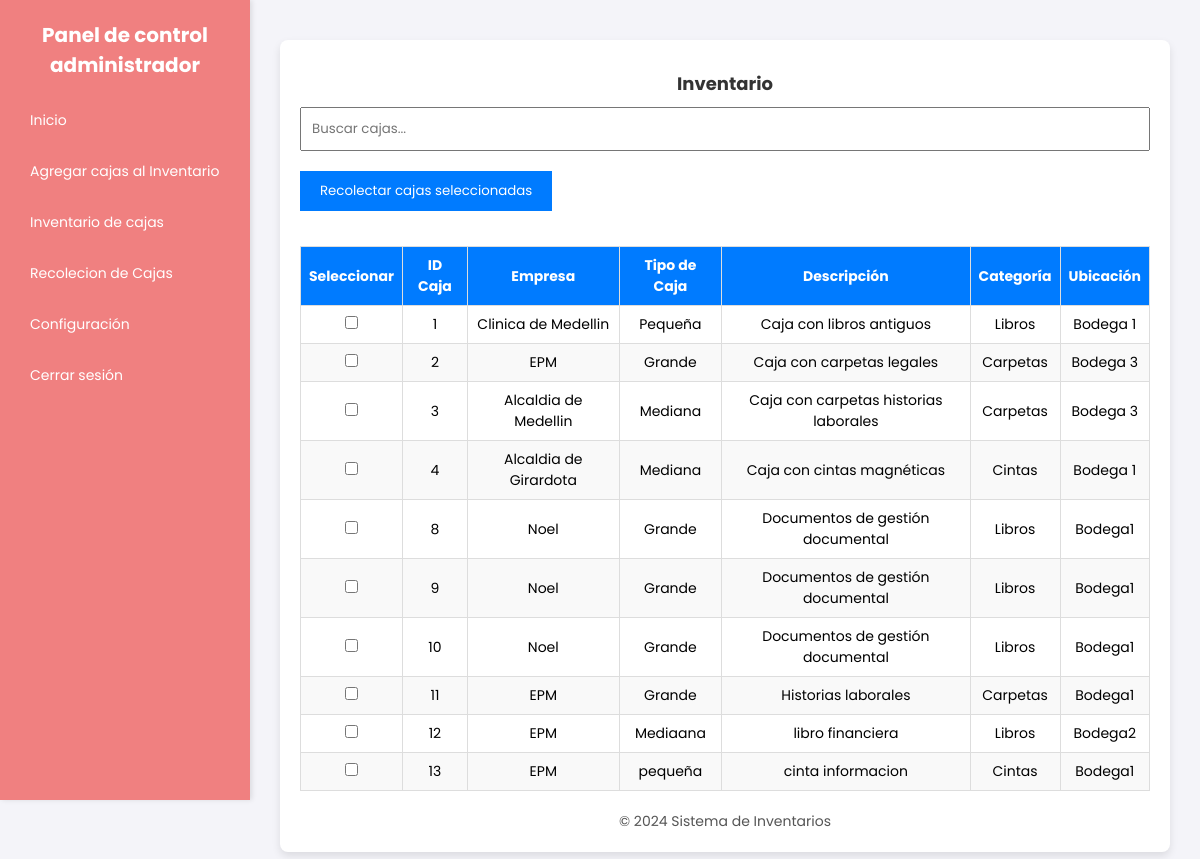
The app's page /Vistas/vista_inventario.php (signed in) with its own data.
### tables this page shows
CREATE TABLE `inventario` (
  `id_caja` int(11) NOT NULL,
  `empresa` varchar(100) NOT NULL,
  `tipo_caja` varchar(50) NOT NULL,
  `descripcion` text DEFAULT NULL,
  `categoria_id` int(11) NOT NULL,
  `ubicacion` varchar(100) NOT NULL
);

CREATE TABLE `categorias` (
  `id` int(11) NOT NULL,
  `nombre_categoria` varchar(50) NOT NULL
);

### Vistas/vista_inventario.php (the view, shortened to what this page needs)
<?php
try {
    $connection = new Connection();
    $pdo = $connection->connect();
    $sql = "SELECT
            i.id_caja,
            i.empresa,
            i.tipo_caja,
            i.descripcion,
            c.nombre_categoria AS categoria,
            i.ubicacion
        FROM inventario i
        JOIN categorias c ON i.categoria_id = c.id";
    $stmt = $pdo->query($sql);
    $inventarios = $stmt->fetchAll(PDO::FETCH_ASSOC);
} catch (PDOException $e) {
    die("Error al conectarse a la base de datos: " . $e->getMessage());
}
?>
<!DOCTYPE html>
<html lang="es">
<head>
    <?php require_once "dependencias.php" ?>
</head>
<body>
    <?php require_once "../Vistas/menu.php" ?>
    <div class="main-content">
        <div class="container">
            <h1>Inventario</h1>
            <div>
                <input type="text" id="buscar" placeholder="Buscar cajas..." onkeyup="buscarCajas()" style="width: 100%; padding: 10px; margin-bottom: 20px;">
            </div>
            <button onclick="recolectarCajas()" style="margin-bottom: 20px; padding: 10px 20px; background-color: #007BFF; color: white; border: none; cursor: pointer;">
                Recolectar cajas seleccionadas
            </button>
            <table id="tabla-inventario">
                <thead>
                    <tr>
                        <th>Seleccionar</th>
                        <th>ID Caja</th>
                        <th>Empresa</th>
                        <th>Tipo de Caja</th>
                        <th>Descripción</th>
                        <th>Categoría</th>
                        <th>Ubicación</th>
                    </tr>
                </thead>
                <tbody>
                    <?php foreach ($inventarios as $item): ?>
                        <tr>
                            <td><input type="checkbox" name="seleccionar_caja" value="<?php echo $item['id_caja']; ?>"></td>
                            <td><?php echo htmlspecialchars($item['id_caja']); ?></td>
                            <td><?php echo htmlspecialchars($item['empresa']); ?></td>
                            <td><?php echo htmlspecialchars($item['tipo_caja']); ?></td>
                            <td><?php echo htmlspecialchars($item['descripcion']); ?></td>
                            <td><?php echo htmlspecialchars($item['categoria']); ?></td>
                            <td><?php echo htmlspecialchars($item['ubicacion']); ?></td>
                        </tr>
                    <?php endforeach; ?>
                </tbody>
            </table>
            <div class="footer">
                &copy; 2024 Sistema de Inventarios
            </div>
        </div>
    </div>
</body>
</html>

### css/style.css (style rules this page uses)
* { margin: 0; padding: 0; box-sizing: border-box; font-family: 'Poppins', sans-serif; }
html,body { display: grid; height: 100%; width: 100%; place-items: center; background: #f2f2f2; }
.main-content { margin-left: 250px; padding: 20px; }

### css/vista.css (style rules this page uses)
body { font-family: 'Poppins', sans-serif; background-color: #f4f4f9; margin: 0; padding: 0; display: flex; }
.main-content { margin-left: 270px; padding: 20px; width: calc(100% - 270px); box-sizing: border-box; }
.container { max-width: 1200px; margin: 20px auto; padding: 20px; background-color: #fff; border-radius: 8px; box-shadow: 0 4px 8px rgba(0, 0, 0, 0.1); }
h1 { text-align: center; color: #333; }
table { width: 100%; border-collapse: collapse; margin-top: 20px; }
table th, table td { text-align: center; padding: 10px; border: 1px solid #ddd; }
table th { background-color: #007BFF; color: #fff; }
table tr:nth-child(even) { background-color: #f9f9f9; }
.footer { text-align: center; margin-top: 20px; font-size: 14px; color: #555; }

### css/agregar.css (style rules this page uses)
body { font-family: 'Poppins', sans-serif; margin: 0; padding: 0; background-color: #f4f4f9; }
.container { max-width: 800px; margin: 10px auto; padding: 15px; background-color: #fff; border-radius: 6px; box-shadow: 0 2px 4px rgba(0, 0, 0, 0.1); }
h1 { text-align: center; font-size: 18px; color: #333; margin: 10px 0; }
table { width: 100%; border-collapse: collapse; margin-top: 15px; }
table th, table td { text-align: center; padding: 8px; font-size: 14px; border: 1px solid #ddd; }
table th { background-color: #007BFF; color: #fff; }
table tr:nth-child(even) { background-color: #f9f9f9; }

### css/configuracion.css (style rules this page uses)
body { font-family: 'Poppins', sans-serif; background-color: #f4f4f9; margin: 0; padding: 0; }
.main-content { margin-left: 260px; padding: 20px; }
.container { max-width: 900px; margin: 20px auto; padding: 20px; background-color: #fff; border-radius: 8px; box-shadow: 0 4px 8px rgba(0, 0, 0, 0.1); }
h1 { text-align: center; color: #333; }

### records on screen
inventario: id_caja "1", empresa "Clinica de Medellin", tipo_caja "Pequeña", descripcion "Caja con libros antiguos", categoria.nombre_categoria "Libros", ubicacion "Bodega 1"
inventario: id_caja "2", empresa "EPM", tipo_caja "Grande", descripcion "Caja con carpetas legales", categoria.nombre_categoria "Carpetas", ubicacion "Bodega 3"
inventario: id_caja "3", empresa "Alcaldia de Medellin", tipo_caja "Mediana", descripcion "Caja con carpetas historias laborales", categoria.nombre_categoria "Carpetas", ubicacion "Bodega 3"
inventario: id_caja "4", empresa "Alcaldia de Girardota", tipo_caja "Mediana", descripcion "Caja con cintas magnéticas", categoria.nombre_categoria "Cintas", ubicacion "Bodega 1"
inventario: id_caja "8", empresa "Noel", tipo_caja "Grande", descripcion "Documentos de gestión documental", categoria.nombre_categoria "Libros", ubicacion "Bodega1"
inventario: id_caja "9", empresa "Noel", tipo_caja "Grande", descripcion "Documentos de gestión documental", categoria.nombre_categoria "Libros", ubicacion "Bodega1"
inventario: id_caja "10", empresa "Noel", tipo_caja "Grande", descripcion "Documentos de gestión documental", categoria.nombre_categoria "Libros", ubicacion "Bodega1"
inventario: id_caja "11", empresa "EPM", tipo_caja "Grande", descripcion "Historias laborales", categoria.nombre_categoria "Carpetas", ubicacion "Bodega1"
inventario: id_caja "12", empresa "EPM", tipo_caja "Mediaana", descripcion "libro financiera", categoria.nombre_categoria "Libros", ubicacion "Bodega2"
inventario: id_caja "13", empresa "EPM", tipo_caja "pequeña", descripcion "cinta informacion", categoria.nombre_categoria "Cintas", ubicacion "Bodega1"
